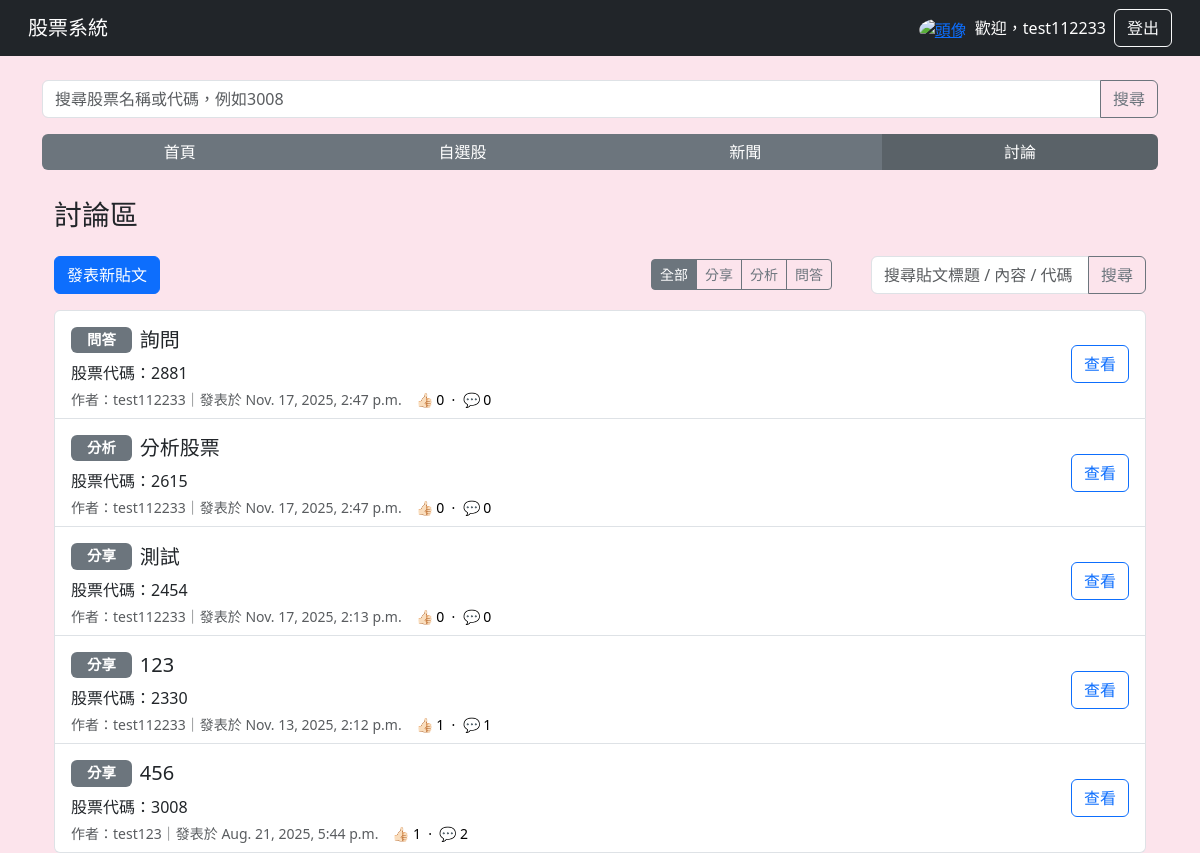
Before: /forum/ (signed in) with the older database file.
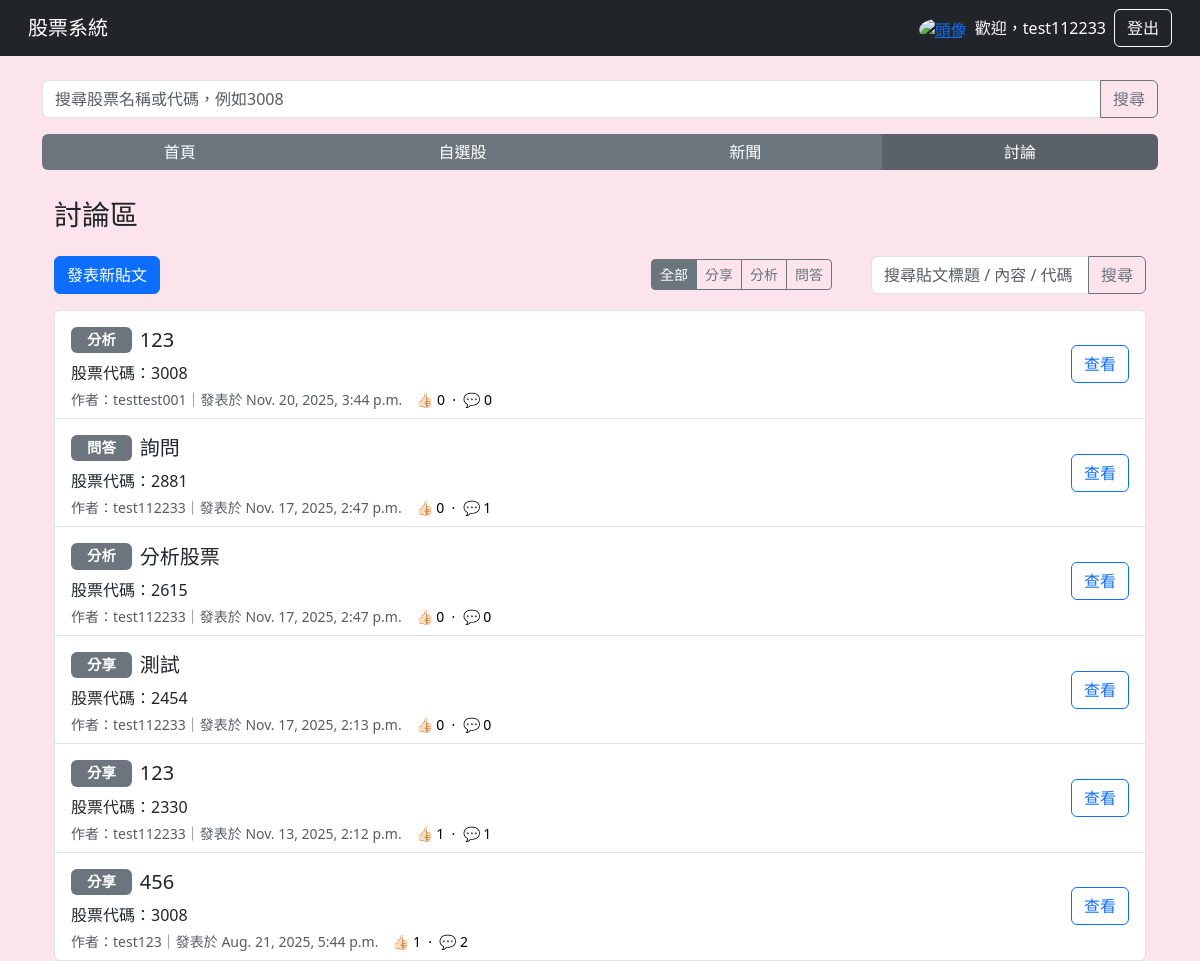
After: the same page with the newer database file.
### main/models.py (models this page shows, shortened)
class Post(models.Model):
    CATEGORY_CHOICES = [
        ("share", "分享"),
        ("analysis", "分析"),
        ("qa", "問答"),
    ]
    title = models.CharField(max_length=200)
    stock_code = models.CharField(max_length=10, null=True, blank=True)
    content = models.TextField()
    author = models.ForeignKey(User, on_delete=models.CASCADE)
    created_at = models.DateTimeField(auto_now_add=True)
    category = models.CharField(
        max_length=20,
        choices=CATEGORY_CHOICES,
        default="share",
        verbose_name="分類",
    )

### main/views.py (the view)
# urls.py: path("forum/", views.forum_list, name="forum_list"),
def forum_list(request):
    q = request.GET.get("q", "").strip()
    category = request.GET.get("category")
    base_qs = Post.objects.all()
    if category in ["share", "analysis", "qa"]:
        base_qs = base_qs.filter(category=category)
    if q:
        base_qs = base_qs.filter(
            Q(title__icontains=q) |
            Q(content__icontains=q) |
            Q(stock_code__icontains=q)
        )
    posts = (
        base_qs
        .annotate(
            likes_count=Count("likes", distinct=True),
            comments_count=Count("comments", distinct=True),
        )
        .order_by("-created_at")
    )
    return render(
        request,
        "forum.html",
        {
            "posts": posts,
            "q": q,   # 回傳給模板，讓搜尋框可以保留剛剛輸入的字
            "category": category, # 給模板判斷哪個 tab 要亮起
        },
    )

### templates/forum.html (shortened to what this page needs)
{% extends "base.html" %}
{% block content %}
<div class="container mt-1">
    <h3 class="mb-4">討論區</h3>
    <div class="d-flex justify-content-between align-items-center mb-3">
                <a href="/forum/new/" class="btn btn-primary">發表新貼文</a>
            <div class="d-flex align-items-center">
                <div class="d-flex ms-3" style="width: 220px;">
                    <div class="btn-group ms-3 " role="group" aria-label="分類篩選">
                        <a href="/forum/" class="btn btn-sm btn-outline-secondary {% if not category %}active{% endif %}">
                            全部
                        </a>
                        <a href="/forum/?category=share" class="btn btn-sm btn-outline-secondary {% if category == 'share' %}active{% endif %}">
                            分享
                        </a>
                        <a href="/forum/?category=analysis" class="btn btn-sm btn-outline-secondary {% if category == 'analysis' %}active{% endif %}">
                            分析
                        </a>
                        <a href="/forum/?category=qa" class="btn btn-sm btn-outline-secondary {% if category == 'qa' %}active{% endif %}">
                            問答
                        </a>
                    </div>
                </div>
                <form method="get" action="/forum/" class="d-flex ms-3 flex-grow-1 w-100" style="max-width: 275px;">
                    <div class="input-group">
                        <input type="text"
                            name="q"
                            class="form-control"
                            placeholder="搜尋貼文標題 / 內容 / 代碼"
                            value="{{ q|default:'' }}">
                        <button class="btn btn-outline-secondary" type="submit">
                            搜尋
                        </button>
                    </div>
                </form>
        </div>
    </div>
    {% if posts %}
    <div class="list-group">
        {% for post in posts %}
        <div class="list-group-item">
            <div class="d-flex justify-content-between align-items-center">
                <div>
                    <div class="d-flex align-items-center mt-2 mb-2">
                        {% if post.category %}
                            <span class="badge bg-secondary me-2 px-3 py-2 category-badge">
                                {{ post.get_category_display }}
                            </span>
                        {% endif %}
                        <h5 class="mb-0 ">{{ post.title }}</h5>
                    </div>
                        <p class="mb-1">股票代碼：{{ post.stock_code }}</p>
                        <div class="d-flex justify-content-between align-items-center mt-1">
                            <small class="text-muted">作者：{{ post.author.username }}｜發表於 {{ post.created_at }}　</small>
                            <div class="text-black small text-end">
                                👍🏻 {{ post.likes_count|default:0 }}
                                &nbsp;·&nbsp;
                                💬 {{ post.comments_count|default:0 }}
                            </div>
                        </div>
                </div>
                    <div class="d-flex align-items-center mt-2">
                        <a href="/forum/{{ post.id }}/" class="btn btn-outline-primary mb-2">
                            查看
                        </a>
                    </div>
            </div>
        </div>
        {% endfor %}
    </div>
    {% else %}
    <div class="alert alert-warning">目前尚無討論主題，趕快來發表第一篇吧！</div>
    {% endif %}
</div>
{% endblock %}

Changed rows visible on the page:
added Post: category "分析", title "123", stock_code "3008", author.username "testtest001", created_at "Nov. 20, 2025, 3:44 p.m.", likes_count "0", comments_count "0"
computed for Post "詢問": comments_count "0" → "1"
